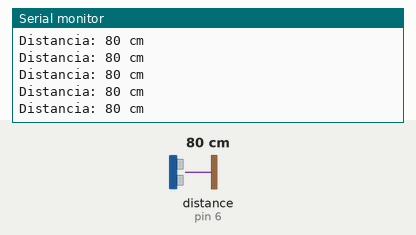
Recording of a sketch running on a simulated Arduino Uno, built with avr-gcc and run on an emulated ATmega328P. On the bench: the last lines printed to the serial monitor. The inputs (shaded band) are chosen by the test bench; at power-on: distance to the obstacle (sensor on pin 6) 80 cm. The echo pulse lasts 58.3 µs per cm.

Above: at 1.2 s.
1.3 s: distance to the obstacle (sensor on pin 6) set to 2 cm
At 1.47 s:
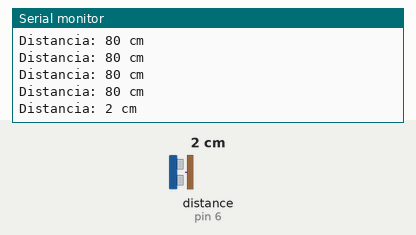
2.8 s: distance to the obstacle (sensor on pin 6) set to 4 cm
At 2.89 s:
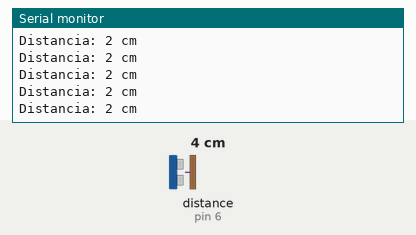
4.3 s: distance to the obstacle (sensor on pin 6) set to 60 cm
At 4.33 s:
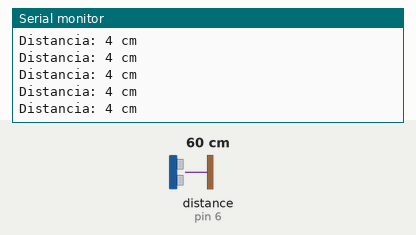
7.3 s: distance to the obstacle (sensor on pin 6) set to 120 cm
At 7.46 s:
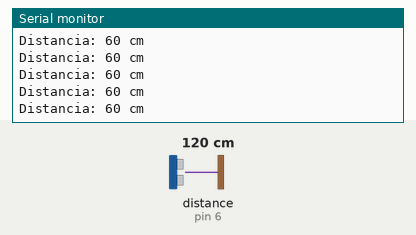
Timing chart, 0 to 10.3 s (numbered marks = the images above; inputs shaded):
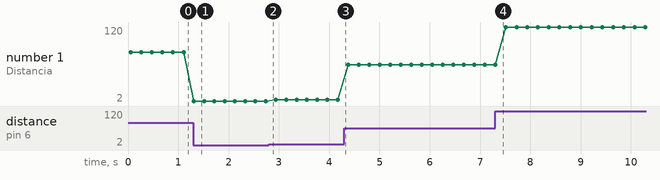

The sketch:

eco_vision_sensor.ino
```cpp
#include <SoftwareSerial.h>
#include <Ultrasonic.h>

// Definir pines para el sensor ultrasónico (Trig, Echo)
Ultrasonic sensor(5, 6);

// Definir pines para SoftwareSerial (Arduino RX, Arduino TX)
SoftwareSerial bt(2, 3); // Pin 2 conecta al TX del HC-05, Pin 3 al RX del HC-05

void setup() {
  // Inicializar la comunicación serial hardware (USB)
  Serial.begin(9600);

  // Inicializar la comunicación serial para el módulo Bluetooth
  bt.begin(9600); // Velocidad de comunicación: 9600 bits por segundo

  // Mensaje inicial para verificar que el setup se ha ejecutado
  Serial.println("Setup completo. Comenzando mediciones...");
  bt.println("Setup completo. Comenzando mediciones...");
}

void loop() {
  // Leer la distancia del sensor ultrasónico en cm
  int distancia = sensor.read();

  // Filtrar lecturas válidas dentro del rango (hasta 3.5 metros)
  if (distancia > 0 && distancia < 350) {
    // Enviar la distancia a través de Bluetooth
    bt.println(distancia);

    // También enviar la distancia a través de la consola serial para depuración
    Serial.println("Distancia: " + String(distancia) + " cm");
  } else {
    // Enviar mensaje de fuera de rango para depuración
    Serial.println("Distancia fuera de rango");
  }

  // Espera 200 milisegundos antes de tomar otra lectura
  delay(200);
}
```

Measured:
- after the input at 1.3 s, the serial monitor: prints a new line at once (image 1)
- plotted number 1: 80 → 2 after the input at 1.3 s, 2 → 4 after the input at 2.8 s, 4 → 60 after the input at 4.3 s, 60 → 120 after the input at 7.3 s
